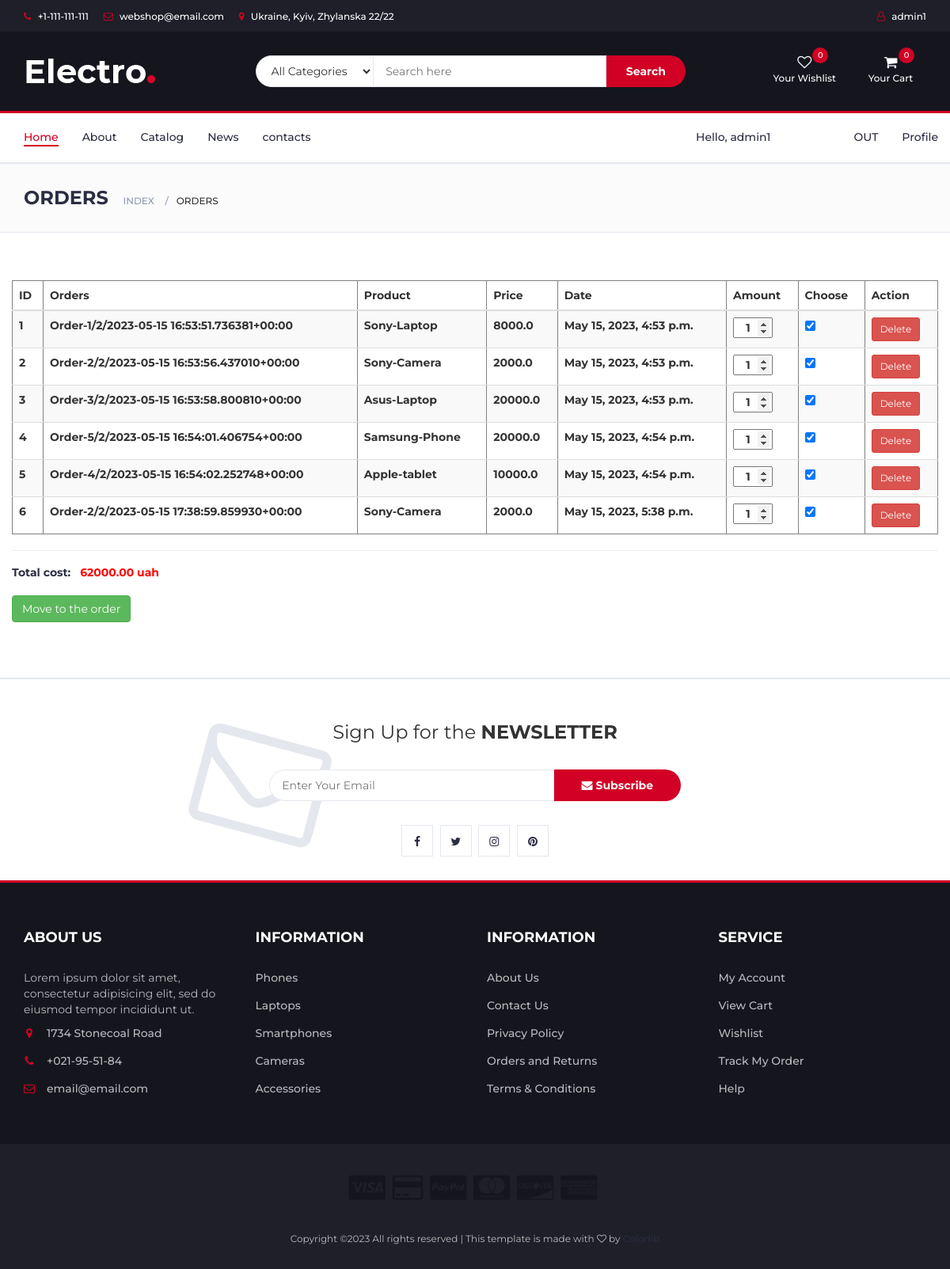
Before: /orders/ (signed in) with the older database file.
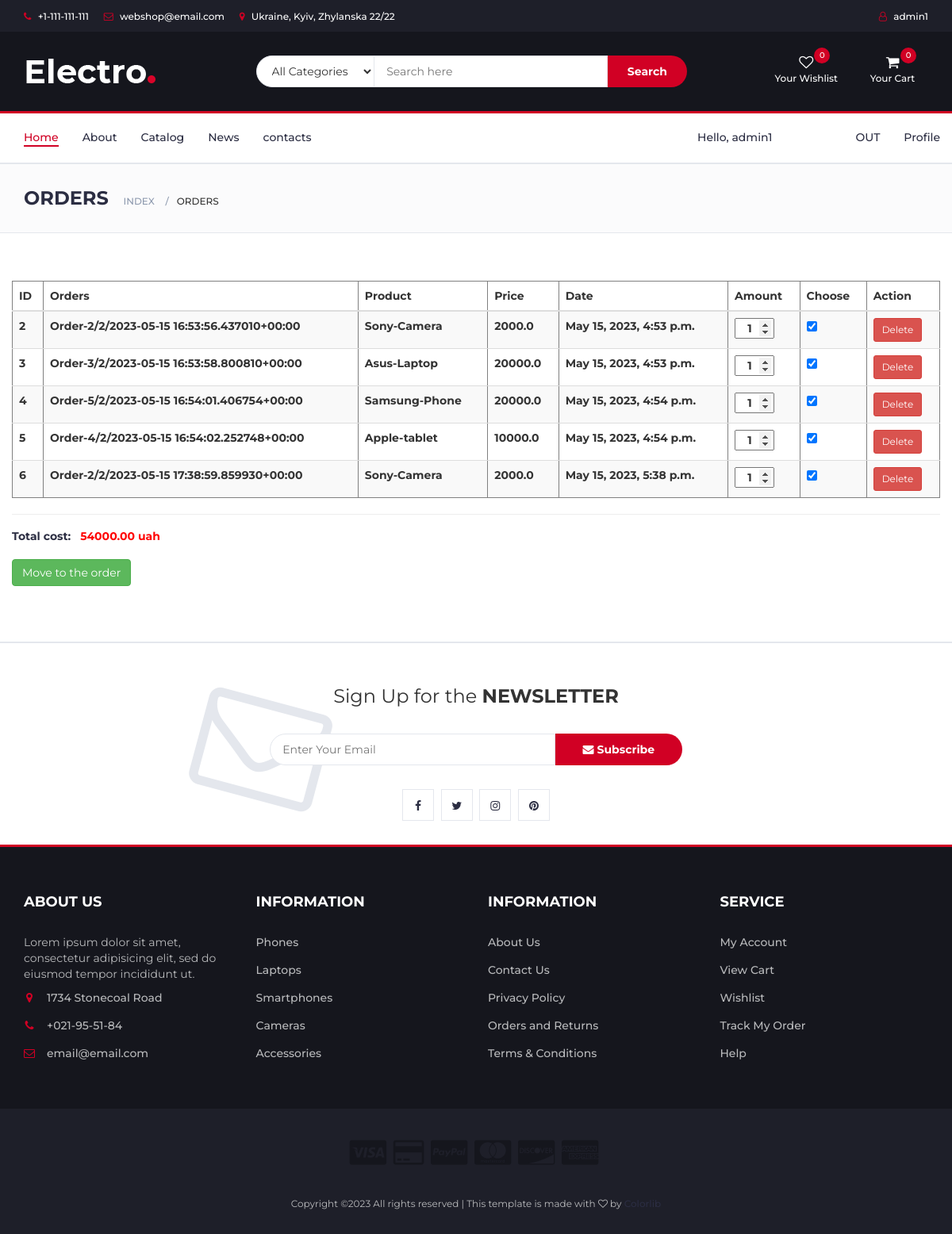
After: the same page with the newer database file.
### orders/models.py (models this page shows, shortened)
class Order(models.Model):
    code = models.CharField(max_length=100, unique=True)
    user = models.ForeignKey(User, on_delete=models.CASCADE)
    products = models.ForeignKey(Product, on_delete=models.CASCADE)
    count = models.IntegerField(default=1)
    datetime = models.DateTimeField(auto_now_add=True)
    notes = models.TextField(max_length=500)

### catalog/models.py (models this page shows, shortened)
class Product(models.Model):
    name = models.CharField(max_length=100, unique=True)
    about = models.TextField(max_length=500, unique=True)
    category = models.ForeignKey(Category, on_delete=models.CASCADE)
    producer = models.ForeignKey(Producer, on_delete=models.CASCADE)
    photo = models.FileField(upload_to='products/')
    price = models.FloatField()

### orders/views.py (the view)
# urls.py: path('', index)
def index(request):
    return render(request, 'orders/index.html', {
        'page_title': 'Orders',
        'app': 'index',
        'page': 'orders',
        'user_orders': Order.objects.filter(user_id=request.user.id)
    })

### templates/orders/index.html (shortened to what this page needs)
{% extends '_layout/base.html' %}
{% block content %}
{% load static %}
		<div class="section page-content">
			<div class="container">
				<div class="row">
						<table id="orders-table" border="1" class="table table-striped">
							<thead>
								<tr>
									<th>ID</th>
									<th>Orders</th>
									<th>Product</th>
									<th>Price</th>
									<th>Date</th>
									<th>Amount</th>
									<th>Choose</th>
									<th>Action</th>
								</tr>
							</thead>
							<tbody>
							{% for order in user_orders %}
								<tr class="">
									<th class="id-cell">{{ order.id }}</th>
									<th>{{ order.code }}</th>
									<th>{{ order.products.name }}</th>
									<th	class="price-cell">{{ order.products.price }}</th>
									<th>{{ order.datetime }}</th>
									<th class="count-cell">
										<input type="number" class="count" min="1" value="{{ order.count }}">
									</th>
									<th>
										<input type="checkbox" class="check" value="yes" checked>
									</th>
									<th>
										<button class="btn btn-sm btn-danger del-btn">Delete</button>
									</th>
								</tr>
								{% endfor %}
							</tbody>
						</table>
					<hr>
					<div>
						<h5>
							Total cost: &nbsp;
							<span id="total" style="color: red">0.00 uah</span>
						</h5>
					</div>
					<p>
						<a id="bill-btn" href="/orders/bill/1,2,3" class="btn btn-success">
							Move to the order
						</a>
					</p>
				</div>
			</div>
		</div>
{% endblock content %}

### templates/_layout/base.html (shortened to what this page needs)
<!DOCTYPE html>
<html lang="uk">
	{% load static %}
	<head>
		<link  rel="stylesheet" href="{% static 'css/bootstrap.min.css' %}"/>
		<link  rel="stylesheet" href="{% static 'css/slick.css' %}"/>
		<link  rel="stylesheet" href="{% static 'css/slick-theme.css' %}"/>
		<link  rel="stylesheet" href="{% static 'css/nouislider.min.css' %}"/>
		<link rel="stylesheet" href="{% static 'css/font-awesome.min.css' %}">
		<link rel="stylesheet" href="{% static 'css/style.css' %}"/>
    </head>
	<body>
        {% include '_layout/header.html' %}
		{% include '_layout/navbar.html' %}
		{% include '_layout/breadcrumb.html' %}
		{% block content %}{% endblock content %}
		{% include '_layout/newsletter.html' %}
        {% include '_layout/footer.html' %}
	</body>
</html>

### templates/_layout/header.html (shortened to what this page needs)
<header>
	{% load static %}
	<div id="top-header">
				<div class="container">
					<ul class="header-links pull-left">
						<li><a href="#"><i class="fa fa-phone"></i> +1-111-111-111</a></li>
						<li><a href="#"><i class="fa fa-envelope-o"></i> webshop@email.com</a></li>
						<li><a href="#"><i class="fa fa-map-marker"></i> Ukraine, Kyiv, Zhylanska 22/22</a></li>
					</ul>
					<ul class="header-links pull-right">
						{% if not user.is_authenticated %}
							<li><a href="#"><i class="fa fa-user-o"></i> Guest</a></li>
						{% else %}
							<li><a href="#"><i class="fa fa-user-o"></i> {{ user.username }}</a></li>
						{% endif %}
					</ul>
				</div>
			</div>
	<div id="header">
				<div class="container">
					<div class="row">
						<div class="col-md-3">
							<div class="header-logo">
								<a href="#" class="logo">
									<img src="{% static 'img/logoo.png' %}" alt="">
								</a>
							</div>
						</div>
						<div class="col-md-6">
							<div class="header-search">
								<form>
									<select class="input-select">
										<option value="0">All Categories</option>
									</select>
									<input class="input" placeholder="Search here">
									<button class="search-btn">Search</button>
								</form>
							</div>
						</div>
						<div class="col-md-3 clearfix">
							<div class="header-ctn">
								<div>
									<a href="#">
										<i class="fa fa-heart-o"></i>
										<span>Your Wishlist</span>
										<div id="with-count" class="qty">0</div>
									</a>
								</div>
								<div class="dropdown">
									<a class="dropdown-toggle" data-toggle="dropdown" aria-expanded="true">
										<i class="fa fa-shopping-cart"></i>
										<span>Your Cart</span>
										<div id="cart-count" class="qty">0</div>
									</a>
								</div>
							</div>
						</div>
					</div>
				</div>
			</div>
</header>

### templates/_layout/navbar.html
<nav id="navigation">
			<div class="container">
				<div id="responsive-nav">
					<ul class="main-nav nav navbar-nav">
						<li class="active"><a href="/">Home</a></li>
						<li><a href="/home/about">About</a></li>
						<li><a href="/catalog">Catalog</a></li>
						<li><a href="/news">News</a></li>
						<li><a href="/home/contacts">contacts</a></li>
					</ul>
					<ul class="main-nav nav navbar-nav navbar-right">
						<li>
							<a href="" style="margin-right: 75px">
								Hello,
								{% if user.is_authenticated %}
									{{ user.username }}
								{% else %}
									Guest!
								{% endif %}
							</a>
						</li>
						{% if not user.is_authenticated %}
							<li><a href="/accounts/sign_in">sign-in</a></li>
							<li><a href="/accounts/sign_up">registration</a></li>
						{% else %}
							<li><a href="/accounts/sign_out">OUT</a></li>
							<li><a href="/accounts/profile">Profile</a></li>
						{% endif %}
					</ul>
				</div>
			</div>
		</nav>

### templates/_layout/breadcrumb.html
<div id="breadcrumb" class="section">
			<div class="container">
				<div class="row">
					<div class="col-md-12">
						<h3 class="breadcrumb-header">{{ page_title }}</h3>
						<ul class="breadcrumb-tree">
							<li><a href="#">{{ app }}</a></li>
							<li class="active">{{ page }}</li>
						</ul>
					</div>
				</div>
			</div>
		</div>

### templates/_layout/newsletter.html
<div id="newsletter" class="section">
			<div class="container">
				<div class="row">
					<div class="col-md-12">
						<div class="newsletter">
							<p>Sign Up for the <strong>NEWSLETTER</strong></p>
							<form>
								<input class="input" type="email" placeholder="Enter Your Email">
								<button class="newsletter-btn"><i class="fa fa-envelope"></i> Subscribe</button>
							</form>
							<ul class="newsletter-follow">
								<li>
									<a href="#"><i class="fa fa-facebook"></i></a>
								</li>
								<li>
									<a href="#"><i class="fa fa-twitter"></i></a>
								</li>
								<li>
									<a href="#"><i class="fa fa-instagram"></i></a>
								</li>
								<li>
									<a href="#"><i class="fa fa-pinterest"></i></a>
								</li>
							</ul>
						</div>
					</div>
				</div>
			</div>
		</div>

### templates/_layout/footer.html (shortened to what this page needs)
<footer id="footer">
			<div class="section">
				<div class="container">
					<div class="row">
						<div class="col-md-3 col-xs-6">
							<div class="footer">
								<h3 class="footer-title">About Us</h3>
								<p>Lorem ipsum dolor sit amet, consectetur adipisicing elit, sed do eiusmod tempor incididunt ut.</p>
								<ul class="footer-links">
									<li><a href="#"><i class="fa fa-map-marker"></i>1734 Stonecoal Road</a></li>
									<li><a href="#"><i class="fa fa-phone"></i>+021-95-51-84</a></li>
									<li><a href="#"><i class="fa fa-envelope-o"></i>email@email.com</a></li>
								</ul>
							</div>
						</div>
						<div class="col-md-3 col-xs-6">
							<div class="footer">
								<h3 class="footer-title">Information</h3>
								<ul class="footer-links">
									<li><a href="#">Phones</a></li>
									<li><a href="#">Laptops</a></li>
									<li><a href="#">Smartphones</a></li>
									<li><a href="#">Cameras</a></li>
									<li><a href="#">Accessories</a></li>
								</ul>
							</div>
						</div>
						<div class="col-md-3 col-xs-6">
							<div class="footer">
								<h3 class="footer-title">Information</h3>
								<ul class="footer-links">
									<li><a href="#">About Us</a></li>
									<li><a href="#">Contact Us</a></li>
									<li><a href="#">Privacy Policy</a></li>
									<li><a href="#">Orders and Returns</a></li>
									<li><a href="#">Terms & Conditions</a></li>
								</ul>
							</div>
						</div>
						<div class="col-md-3 col-xs-6">
							<div class="footer">
								<h3 class="footer-title">Service</h3>
								<ul class="footer-links">
									<li><a href="#">My Account</a></li>
									<li><a href="#">View Cart</a></li>
									<li><a href="#">Wishlist</a></li>
									<li><a href="#">Track My Order</a></li>
									<li><a href="#">Help</a></li>
								</ul>
							</div>
						</div>
					</div>
				</div>
			</div>
			<div id="bottom-footer" class="section">
				<div class="container">
					<div class="row">
						<div class="col-md-12 text-center">
							<ul class="footer-payments">
								<li><a href="#"><i class="fa fa-cc-visa"></i></a></li>
								<li><a href="#"><i class="fa fa-credit-card"></i></a></li>
								<li><a href="#"><i class="fa fa-cc-paypal"></i></a></li>
								<li><a href="#"><i class="fa fa-cc-mastercard"></i></a></li>
								<li><a href="#"><i class="fa fa-cc-discover"></i></a></li>
								<li><a href="#"><i class="fa fa-cc-amex"></i></a></li>
							</ul>
							<span class="copyright">
								Copyright &copy;<script>document.write(new Date().getFullYear());</script> All rights reserved | This template is made with <i class="fa fa-heart-o" aria-hidden="true"></i> by <a href="https://colorlib.com" target="_blank">Colorlib</a>
							</span>
						</div>
					</div>
				</div>
			</div>
		</footer>

### templates/orders/index.html (style rules this page uses)
p { margin-top: 20px; }
.count { width: 50px; text-align: center; padding-left: 5px; }

Changed rows visible on the page:
removed Order: id "1", code "Order-1/2/2023-05-15 16:53:51.736381+00:00", products.name "Sony-Laptop", products.price "8000.0", datetime "May 15, 2023, 4:53 p.m.", count "1"
Other visible differences:
text written by a page script: "62000.00 uah" → "54000.00 uah"
